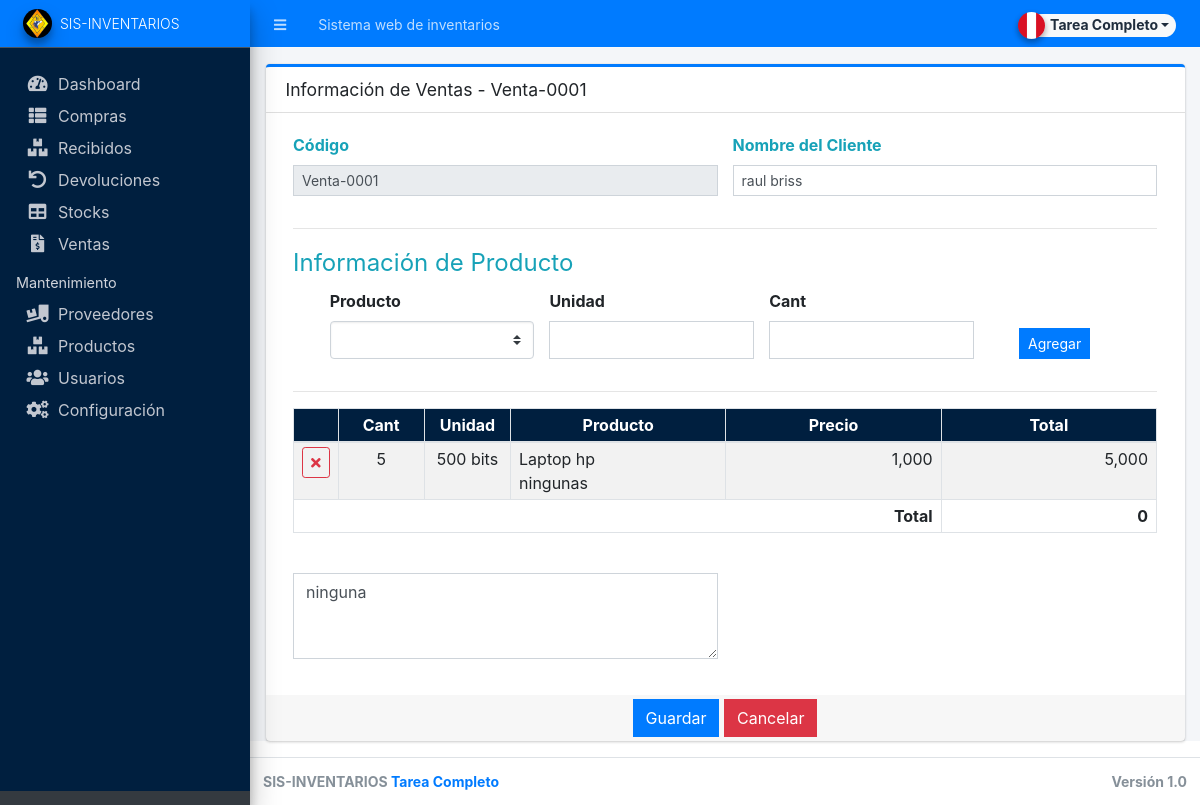
The page /admin?page=sales/manage_sale&id=3 (signed in) on the database its author committed.
### tables this page shows
CREATE TABLE `stock_list` (
  `id` int(30) NOT NULL,
  `item_id` int(30) NOT NULL,
  `quantity` int(30) NOT NULL,
  `unit` varchar(250) DEFAULT NULL,
  `price` float NOT NULL DEFAULT 0,
  `total` float NOT NULL DEFAULT current_timestamp(),
  `type` tinyint(1) NOT NULL DEFAULT 1 COMMENT '1=IN , 2=OUT',
  `date_created` datetime NOT NULL DEFAULT current_timestamp()
);

CREATE TABLE `item_list` (
  `id` int(30) NOT NULL,
  `name` text NOT NULL,
  `description` text NOT NULL,
  `supplier_id` int(30) NOT NULL,
  `cost` float NOT NULL DEFAULT 0,
  `status` tinyint(1) NOT NULL DEFAULT 1,
  `date_created` datetime NOT NULL DEFAULT current_timestamp(),
  `date_updated` datetime NOT NULL DEFAULT current_timestamp() ON UPDATE current_timestamp()
);

### admin/sales/manage_sale.php (the view, shortened to what this page needs)
<div class="card card-outline card-primary">
    <div class="card-header">
        <h4 class="card-title"><?php echo isset($id) ? "Información de Ventas - " . $sales_code : 'Nueva Venta' ?></h4>
    </div>
    <div class="card-body">
        <form action="" id="sale-form">
            <div class="container-fluid">
                <div class="row">
                    <div class="col-md-6">
                        <label class="control-label text-info">Código</label>
                        <input type="text" class="form-control form-control-sm rounded-0" value="<?php echo isset($sales_code) ? $sales_code : '' ?>" readonly>
                    </div>
                    <div class="col-md-6">
                        <div class="form-group">
                            <label for="client" class="control-label text-info">Nombre del Cliente</label>
                            <input type="text" name="client" class="form-control form-control-sm rounded-0" value="<?php echo isset($client) ? $client : '' ?>">
                        </div>
                    </div>
                </div>
                <hr>
                <fieldset>
                    <legend class="text-info">Información de Producto</legend>
                    <div class="row justify-content-center align-items-end">
                        <?php
                        $item_arr = array();
                        $item = $conn->query("SELECT * FROM `item_list` where status = 1 order by `name` asc");
                        while ($row = $item->fetch_assoc()) :
                            $item_arr[$row['id']] = $row;
                        endwhile;
                        ?>
                        <div class="col-md-3">
                            <div class="form-group">
                                <label for="item_id" class="control-label">Producto</label>
                                <select id="item_id" class="custom-select select2">
                                    <option disabled selected></option>
                                    <?php foreach ($item_arr as $k => $v) : ?>
                                        <option value="<?php echo $k ?>"> <?php echo $v['name'] ?></option>
                                    <?php endforeach; ?>
                                </select>
                            </div>
                        </div>
                        <div class="col-md-3">
                            <div class="form-group">
                                <label for="unit" class="control-label">Unidad</label>
                                <input type="text" class="form-control rounded-0" id="unit">
                            </div>
                        </div>
                        <div class="col-md-3">
                            <div class="form-group">
                                <label for="qty" class="control-label">Cant</label>
                                <input type="number" step="any" class="form-control rounded-0" id="qty">
                            </div>
                        </div>
                        <div class="col-md-2 text-center">
                            <div class="form-group">
                                <button type="button" class="btn btn-flat btn-sm btn-primary" id="add_to_list">Agregar</button>
                            </div>
                        </div>
                </fieldset>
                <hr>
                <table class="table table-striped table-bordered" id="list">
                    <colgroup>
                        <col width="5%">
                        <col width="10%">
                        <col width="10%">
                        <col width="25%">
                        <col width="25%">
                        <col width="25%">
                    </colgroup>
                    <thead>
                        <tr class="text-light bg-navy">
                            <th class="text-center py-1 px-2"></th>
                            <th class="text-center py-1 px-2">Cant</th>
                            <th class="text-center py-1 px-2">Unidad</th>
                            <th class="text-center py-1 px-2">Producto</th>
                            <th class="text-center py-1 px-2">Precio</th>
                            <th class="text-center py-1 px-2">Total</th>
                        </tr>
                    </thead>
                    <tbody>
                        <?php
                        if (isset($id)) :
                            $qry = $conn->query("SELECT s.*,i.name,i.description FROM `stock_list` s inner join item_list i on s.item_id = i.id where s.id in ({$stock_ids})");
                            while ($row = $qry->fetch_assoc()) :
                        ?>
                                <tr>
                                    <td class="py-1 px-2 text-center">
                                        <button class="btn btn-outline-danger btn-sm rem_row" type="button"><i class="fa fa-times"></i></button>
                                    </td>
                                    <td class="py-1 px-2 text-center qty">
                                        <span class="visible"><?php echo number_format($row['quantity']); ?></span>
                                    </td>
                                    <td class="py-1 px-2 text-center unit">
                                        <?php echo $row['unit']; ?>
                                    </td>
                                    <td class="py-1 px-2 item">
                                        <?php echo $row['name']; ?> <br>
                                        <?php echo $row['description']; ?>
                                    </td>
                                    <td class="py-1 px-2 text-right cost">
                                        <?php echo number_format($row['price']); ?>
                                    </td>
                                    <td class="py-1 px-2 text-right total">
                                        <?php echo number_format($row['total']); ?>
                                    </td>
                                </tr>
                            <?php endwhile; ?>
                        <?php endif; ?>
                    </tbody>
                    <tfoot>
                        <tr>
                            <th class="text-right py-1 px-2" colspan="5">Total
                            </th>
                            <th class="text-right py-1 px-2 grand-total">0</th>
                        </tr>
                    </tfoot>
                </table>
                <div class="row">
                    <div class="col-md-6">
                        <div class="form-group">
                            <textarea name="remarks" id="remarks" rows="3" class="form-control rounded-0"><?php echo isset($remarks) ? $remarks : '' ?></textarea>
                        </div>
                    </div>
                </div>
            </div>
        </form>
    </div>
    <div class="card-footer py-1 text-center">
        <button class="btn btn-flat btn-primary" type="submit" form="sale-form">Guardar</button>
        <a class="btn btn-flat btn-danger" href="<?php echo base_url . '/admin?page=sale' ?>">Cancelar</a>
    </div>
</div>

### rows shown on the page
stock_list: quantity "5", unit "500 bits", item.name "Laptop hp", item.description "ningunas", price "1,000", total "5,000"

### other values the page prints
$_settings->info('name') "Sistema web de inventarios"
$_settings->info('short_name') "SIS-INVENTARIOS"
$sales_code "Venta-0001"
